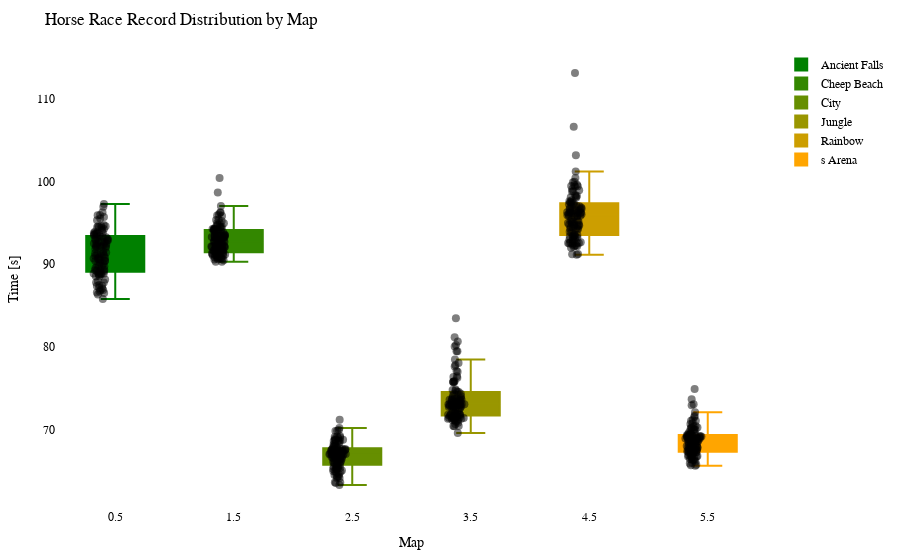

Source (notebook cell):
### Code cell
import plotly.graph_objects as go
import plotly.io as pio

df = getRecordsDataframe(minigame="Pferderennen")

# Calculate the offset for centering the data points
num_columns = len(df.columns)
offset = 0.5

# Create a Swarm plot using Plotly
fig = go.Figure()

cmap = LinearSegmentedColormap.from_list("green_orange", ["green", "orange"])
colors = [to_hex(cmap(i / (num_columns - 1))) for i in range(num_columns)]

for i, (column, color) in enumerate(zip(df.columns, colors)):
    x_values = [i + offset] * len(df[column])  # Adjust x-values with offset for horizontal centering
    fig.add_trace(go.Box(x=x_values,
                         y=df[column],
                         name=column,
                         boxpoints='all',
                         pointpos=-0.5,  # Adjust point position to prevent overlapping
                         marker=dict(color='rgba(0,0,0,0.5)', size=8),  # Adjust marker color and size
                         line=dict(color=color),
                         fillcolor=color,
                         hovertext=df_to_html.index,
                         hoverinfo='name+text+y',
                         showlegend=True))

fig.update_layout(title="Horse Race Record Distribution by Map",
                  xaxis=dict(title="Map"),
                  yaxis=dict(title="Time [s]"),
                  showlegend=True,
                  font=dict(family="Arial", size=12, color="black"),  # Customize font
                  plot_bgcolor="white",  # Set background color
                  margin=dict(l=50, r=50, t=50, b=50),  # Adjust margins for better layout
                  )

pio.show(fig)

pio.write_html(fig, "out/pferd_swarm_plot.html")

### Figure 1 — Plotly figure (JSON) as saved in the notebook; plotly's stock layout.template omitted (floating-point values rounded to 4 significant figures)
{"data": [{"boxpoints": "all", "fillcolor": "#008000", "hoverinfo": "name+text+y", "hovertext": ["20LeRe10", "2wc", "agowskyy", "Allooy", "Anni808", "Axollotel", "bawskey", "BusinessBent", "ByNetherdude", "byTobi", "cediiiiii_10", "Chander24", "Chrisi20101", "crocodile1870", "cxl1lo", "DarkCobweb", "deadfiight", "DerBaumIstDerWeg", "Dokkkkko", "Ex4cted", "Falke23_5", "Feinberg", "ffawks", "Fflopse", "ForceFox", "Freeeedom", "frutigall", "GamemasterNiki", "GeneralEnte06", "Gerrygames", "Gobo9", "GrafikKatze", "Grapfen", "Gummibearchen", "H1ghsay", "h4nnes", "Harold_Sensemann", "HeIsJustAPoorBoy", "HerrDante", "Jan2220", "JennieKim", "jimmi1410", "JOW23", "Joy_8oy", "juvona", "KakaMC", "Kanickelul", "Keenaai", "Kokochampi", "Kokochampo", "Kopfradio", "Krusti", "Kyuudo", "La_meleagro", "LeWi_100", "Lingex", "lizsyy", "LordAlexos", "loukrativ", "Lubottus", "Luis_XYZ", "M0orey_0", "marbrueck", "Martomias", "Mincheeen", "miridis41", "MrNulfred", "Mvsk_", "myshq", "Nexilus", "Ninivee", "officialryzon", "Oronor", "PedroZockt", "Picutar", "PixlNight", "PolizeiDreamy", "Radattel", "Radiokopf", "Raefinzs", "ReichesBrot", "Ritokii", "rXzEr_Justin", "Sackkerl", "SB387", "ScreamingBlatz", "Sebi1801", "Seemops_8", "Sey__", "Shiewk", "SiLoHB", "Snitcherella", "SpeckyCut", "StaudammAusHolz", "TheBreadHD", "TheFabo", "Tomiokey", "twitchparaskiill", "Txlentierter", "T_Niko_T", "Umgfoin", "WachtelWachtel", "WirdNichtGeladen", "Wissender", "xBaumeisterin", "xX_Dima_ggg_Xx6", "xX_Masha_ggg_Xx9", "yzvm", "_n3d", "_Waldi_"], "line": {"color": "#008000"}, "marker": {"color": "rgba(0,0,0,0.5)", "size": 8}, "name": "Ancient Falls", "pointpos": -0.5, "showlegend": true, "type": "box", "x": [0.5, 0.5, 0.5, 0.5, 0.5, 0.5, 0.5, 0.5, 0.5, 0.5, 0.5, 0.5, 0.5, 0.5, 0.5, 0.5, 0.5, 0.5, 0.5, 0.5, 0.5, 0.5, 0.5, 0.5, 0.5, 0.5, 0.5, 0.5, 0.5, 0.5, 0.5, 0.5, 0.5, 0.5, 0.5, 0.5, 0.5, 0.5, 0.5, 0.5, 0.5, 0.5, 0.5, 0.5, 0.5, 0.5, 0.5, 0.5, 0.5, 0.5, 0.5, 0.5, 0.5, 0.5, 0.5, 0.5, 0.5, 0.5, 0.5, 0.5, 0.5, 0.5, 0.5, 0.5, 0.5, 0.5, 0.5, 0.5, 0.5, 0.5, 0.5, 0.5, 0.5, 0.5, 0.5, 0.5, 0.5, 0.5, 0.5, 0.5, 0.5, 0.5, 0.5, 0.5, 0.5, 0.5, 0.5, 0.5, 0.5, 0.5, 0.5, 0.5, 0.5, 0.5, 0.5, 0.5, 0.5, 0.5, 0.5, 0.5, 0.5, 0.5, 0.5, 0.5, 0.5, 0.5, 0.5, 0.5, 0.5, 0.5], "y": [93.05, 94.24, 94.13, 92.35, 91.55, 92.5, 88.84, 94.47, 94.6, 93.69, 86.89, 93.78, 88.84, 89.21, 89.27, 92.11, 91.31, 90.75, 91.88, 87.98, 93.39, null, 86.34, 85.8, 95.9, 87.35, 88.8, 89.84, 87.16, 93.24, 86.57, 92.07, 90.09, 87.48, 90.82, 91.23, 94.41, 94.49, 88.84, 88.96, 93.79, 92.16, 92.16, 90.38, null, 91.01, null, 93.92, 95.7, 94.57, 93.29, 94.74, 89.34, 93.77, 88.55, 92.84, 86.52, 93.06, 96.92, 89.13, 88.55, 91.19, 92.65, 90.7, 89.76, null, 92.21, 96.29, 86.71, 91.4, 89.2, 91.3, 93.69, 87.41, 90.61, 89.83, 95.52, 93.5, 93.13, 91.06, 92.47, 95.31, 90.69, 92.24, 92.92, 92.49, null, 90.16, 87.78, 90.41, 94.57, 87.06, 95.94, 89.53, 92.75, 97.26, 90.56, 92.71, 90.39, 93.58, 88.15, 86.89, 92.89, 89.79, 88.72, 88.89, 92.0, 87.79, 88.88, 93.59]}, {"boxpoints": "all", "fillcolor": "#338700", "hoverinfo": "name+text+y", "hovertext": ["20LeRe10", "2wc", "agowskyy", "Allooy", "Anni808", "Axollotel", "bawskey", "BusinessBent", "ByNetherdude", "byTobi", "cediiiiii_10", "Chander24", "Chrisi20101", "crocodile1870", "cxl1lo", "DarkCobweb", "deadfiight", "DerBaumIstDerWeg", "Dokkkkko", "Ex4cted", "Falke23_5", "Feinberg", "ffawks", "Fflopse", "ForceFox", "Freeeedom", "frutigall", "GamemasterNiki", "GeneralEnte06", "Gerrygames", "Gobo9", "GrafikKatze", "Grapfen", "Gummibearchen", "H1ghsay", "h4nnes", "Harold_Sensemann", "HeIsJustAPoorBoy", "HerrDante", "Jan2220", "JennieKim", "jimmi1410", "JOW23", "Joy_8oy", "juvona", "KakaMC", "Kanickelul", "Keenaai", "Kokochampi", "Kokochampo", "Kopfradio", "Krusti", "Kyuudo", "La_meleagro", "LeWi_100", "Lingex", "lizsyy", "LordAlexos", "loukrativ", "Lubottus", "Luis_XYZ", "M0orey_0", "marbrueck", "Martomias", "Mincheeen", "miridis41", "MrNulfred", "Mvsk_", "myshq", "Nexilus", "Ninivee", "officialryzon", "Oronor", "PedroZockt", "Picutar", "PixlNight", "PolizeiDreamy", "Radattel", "Radiokopf", "Raefinzs", "ReichesBrot", "Ritokii", "rXzEr_Justin", "Sackkerl", "SB387", "ScreamingBlatz", "Sebi1801", "Seemops_8", "Sey__", "Shiewk", "SiLoHB", "Snitcherella", "SpeckyCut", "StaudammAusHolz", "TheBreadHD", "TheFabo", "Tomiokey", "twitchparaskiill", "Txlentierter", "T_Niko_T", "Umgfoin", "WachtelWachtel", "WirdNichtGeladen", "Wissender", "xBaumeisterin", "xX_Dima_ggg_Xx6", "xX_Masha_ggg_Xx9", "yzvm", "_n3d", "_Waldi_"], "line": {"color": "#338700"}, "marker": {"color": "rgba(0,0,0,0.5)", "size": 8}, "name": "Cheep Beach", "pointpos": -0.5, "showlegend": true, "type": "box", "x": [1.5, 1.5, 1.5, 1.5, 1.5, 1.5, 1.5, 1.5, 1.5, 1.5, 1.5, 1.5, 1.5, 1.5, 1.5, 1.5, 1.5, 1.5, 1.5, 1.5, 1.5, 1.5, 1.5, 1.5, 1.5, 1.5, 1.5, 1.5, 1.5, 1.5, 1.5, 1.5, 1.5, 1.5, 1.5, 1.5, 1.5, 1.5, 1.5, 1.5, 1.5, 1.5, 1.5, 1.5, 1.5, 1.5, 1.5, 1.5, 1.5, 1.5, 1.5, 1.5, 1.5, 1.5, 1.5, 1.5, 1.5, 1.5, 1.5, 1.5, 1.5, 1.5, 1.5, 1.5, 1.5, 1.5, 1.5, 1.5, 1.5, 1.5, 1.5, 1.5, 1.5, 1.5, 1.5, 1.5, 1.5, 1.5, 1.5, 1.5, 1.5, 1.5, 1.5, 1.5, 1.5, 1.5, 1.5, 1.5, 1.5, 1.5, 1.5, 1.5, 1.5, 1.5, 1.5, 1.5, 1.5, 1.5, 1.5, 1.5, 1.5, 1.5, 1.5, 1.5, 1.5, 1.5, 1.5, 1.5, 1.5, 1.5], "y": [94, 91.22, 92.15, 95.89, 93.21, 94.3, 91.66, 94.29, 94.93, 94.06, 90.31, 93.28, 91.45, 91.36, 91.34, 92.25, 94.15, 92.96, 94.5, 91.43, 92.4, 96.01, 91.44, 90.28, 94.31, 90.59, 91.2, 92.78, 90.56, 91.96, 90.78, 92.24, 91.81, 90.85, 94.24, 91.63, 92.71, 94.62, 90.73, 92.14, 93.07, 93.28, 91.0, 92.57, null, 91.3, 98.66, 93.19, 95.84, 97.03, 96.26, 94.17, 91.51, 92.09, 91.17, 100.4, 90.82, 94.96, 96.22, 92.2, 91.71, 93.18, 92.9, 92.0, 92.83, 93.84, 92.81, 94.23, 90.67, 93.47, 91.99, null, 95.39, 91.11, 91.99, 92.12, 93.45, 94.51, 95.35, 93.46, 93.56, 93.43, 93.45, 93.78, 91.62, 94.01, 93.13, 91.31, 90.69, 91.95, null, 91.47, 93.28, 92.49, 95.23, 94.76, 92.67, 93.57, 94.17, 94.99, 91.09, 90.49, 92.26, 92.32, 91.04, 92.11, 94.51, 91.26, 91.24, 93.37]}, {"boxpoints": "all", "fillcolor": "#668f00", "hoverinfo": "name+text+y", "hovertext": ["20LeRe10", "2wc", "agowskyy", "Allooy", "Anni808", "Axollotel", "bawskey", "BusinessBent", "ByNetherdude", "byTobi", "cediiiiii_10", "Chander24", "Chrisi20101", "crocodile1870", "cxl1lo", "DarkCobweb", "deadfiight", "DerBaumIstDerWeg", "Dokkkkko", "Ex4cted", "Falke23_5", "Feinberg", "ffawks", "Fflopse", "ForceFox", "Freeeedom", "frutigall", "GamemasterNiki", "GeneralEnte06", "Gerrygames", "Gobo9", "GrafikKatze", "Grapfen", "Gummibearchen", "H1ghsay", "h4nnes", "Harold_Sensemann", "HeIsJustAPoorBoy", "HerrDante", "Jan2220", "JennieKim", "jimmi1410", "JOW23", "Joy_8oy", "juvona", "KakaMC", "Kanickelul", "Keenaai", "Kokochampi", "Kokochampo", "Kopfradio", "Krusti", "Kyuudo", "La_meleagro", "LeWi_100", "Lingex", "lizsyy", "LordAlexos", "loukrativ", "Lubottus", "Luis_XYZ", "M0orey_0", "marbrueck", "Martomias", "Mincheeen", "miridis41", "MrNulfred", "Mvsk_", "myshq", "Nexilus", "Ninivee", "officialryzon", "Oronor", "PedroZockt", "Picutar", "PixlNight", "PolizeiDreamy", "Radattel", "Radiokopf", "Raefinzs", "ReichesBrot", "Ritokii", "rXzEr_Justin", "Sackkerl", "SB387", "ScreamingBlatz", "Sebi1801", "Seemops_8", "Sey__", "Shiewk", "SiLoHB", "Snitcherella", "SpeckyCut", "StaudammAusHolz", "TheBreadHD", "TheFabo", "Tomiokey", "twitchparaskiill", "Txlentierter", "T_Niko_T", "Umgfoin", "WachtelWachtel", "WirdNichtGeladen", "Wissender", "xBaumeisterin", "xX_Dima_ggg_Xx6", "xX_Masha_ggg_Xx9", "yzvm", "_n3d", "_Waldi_"], "line": {"color": "#668f00"}, "marker": {"color": "rgba(0,0,0,0.5)", "size": 8}, "name": "City", "pointpos": -0.5, "showlegend": true, "type": "box", "x": [2.5, 2.5, 2.5, 2.5, 2.5, 2.5, 2.5, 2.5, 2.5, 2.5, 2.5, 2.5, 2.5, 2.5, 2.5, 2.5, 2.5, 2.5, 2.5, 2.5, 2.5, 2.5, 2.5, 2.5, 2.5, 2.5, 2.5, 2.5, 2.5, 2.5, 2.5, 2.5, 2.5, 2.5, 2.5, 2.5, 2.5, 2.5, 2.5, 2.5, 2.5, 2.5, 2.5, 2.5, 2.5, 2.5, 2.5, 2.5, 2.5, 2.5, 2.5, 2.5, 2.5, 2.5, 2.5, 2.5, 2.5, 2.5, 2.5, 2.5, 2.5, 2.5, 2.5, 2.5, 2.5, 2.5, 2.5, 2.5, 2.5, 2.5, 2.5, 2.5, 2.5, 2.5, 2.5, 2.5, 2.5, 2.5, 2.5, 2.5, 2.5, 2.5, 2.5, 2.5, 2.5, 2.5, 2.5, 2.5, 2.5, 2.5, 2.5, 2.5, 2.5, 2.5, 2.5, 2.5, 2.5, 2.5, 2.5, 2.5, 2.5, 2.5, 2.5, 2.5, 2.5, 2.5, 2.5, 2.5, 2.5, 2.5], "y": [67.46, 67.09, 69.12, 67.01, 66.19, 68.41, 65.8, 67.88, 71.21, 68.03, 63.66, 69.07, 64.92, 65.52, 65.37, 66.95, 68.0, 67.51, 67.65, 65.29, 66.71, 69.0, 63.58, 63.32, 66.48, 65.46, 66.26, 67.04, 64.64, 66.84, 64.39, 65.57, 66.71, 65.07, 67.42, 65.7, 68.11, 67.77, 64.17, 67.29, 67.49, 68.67, 65.97, 66.68, null, 65.2, 66.45, 67.56, 69.2, 68.69, 68.78, 66.35, 65.36, 67.16, 65.48, 69.24, 64.17, 66.05, null, 64.99, 67.52, 68.36, 67.62, 66.68, 66.22, 67.7, 67.29, 68.76, 64.48, 67.76, 66.94, null, 67.35, 64.83, 68.21, 67.1, 66.94, 68.65, 68.81, 66.89, 66.89, 67.61, 67.17, 66.97, 67.19, 66.15, 67.39, 65.91, 64.53, 66.61, null, 66.39, 68.68, 67.46, 69.99, 69.89, 67.18, 67.1, null, 70.23, 65.25, 64.31, 67.77, 66.52, 67.67, 67.07, 68.91, 63.62, 65.0, 69.86]}, {"boxpoints": "all", "fillcolor": "#999600", "hoverinfo": "name+text+y", "hovertext": ["20LeRe10", "2wc", "agowskyy", "Allooy", "Anni808", "Axollotel", "bawskey", "BusinessBent", "ByNetherdude", "byTobi", "cediiiiii_10", "Chander24", "Chrisi20101", "crocodile1870", "cxl1lo", "DarkCobweb", "deadfiight", "DerBaumIstDerWeg", "Dokkkkko", "Ex4cted", "Falke23_5", "Feinberg", "ffawks", "Fflopse", "ForceFox", "Freeeedom", "frutigall", "GamemasterNiki", "GeneralEnte06", "Gerrygames", "Gobo9", "GrafikKatze", "Grapfen", "Gummibearchen", "H1ghsay", "h4nnes", "Harold_Sensemann", "HeIsJustAPoorBoy", "HerrDante", "Jan2220", "JennieKim", "jimmi1410", "JOW23", "Joy_8oy", "juvona", "KakaMC", "Kanickelul", "Keenaai", "Kokochampi", "Kokochampo", "Kopfradio", "Krusti", "Kyuudo", "La_meleagro", "LeWi_100", "Lingex", "lizsyy", "LordAlexos", "loukrativ", "Lubottus", "Luis_XYZ", "M0orey_0", "marbrueck", "Martomias", "Mincheeen", "miridis41", "MrNulfred", "Mvsk_", "myshq", "Nexilus", "Ninivee", "officialryzon", "Oronor", "PedroZockt", "Picutar", "PixlNight", "PolizeiDreamy", "Radattel", "Radiokopf", "Raefinzs", "ReichesBrot", "Ritokii", "rXzEr_Justin", "Sackkerl", "SB387", "ScreamingBlatz", "Sebi1801", "Seemops_8", "Sey__", "Shiewk", "SiLoHB", "Snitcherella", "SpeckyCut", "StaudammAusHolz", "TheBreadHD", "TheFabo", "Tomiokey", "twitchparaskiill", "Txlentierter", "T_Niko_T", "Umgfoin", "WachtelWachtel", "WirdNichtGeladen", "Wissender", "xBaumeisterin", "xX_Dima_ggg_Xx6", "xX_Masha_ggg_Xx9", "yzvm", "_n3d", "_Waldi_"], "line": {"color": "#999600"}, "marker": {"color": "rgba(0,0,0,0.5)", "size": 8}, "name": "Jungle", "pointpos": -0.5, "showlegend": true, "type": "box", "x": [3.5, 3.5, 3.5, 3.5, 3.5, 3.5, 3.5, 3.5, 3.5, 3.5, 3.5, 3.5, 3.5, 3.5, 3.5, 3.5, 3.5, 3.5, 3.5, 3.5, 3.5, 3.5, 3.5, 3.5, 3.5, 3.5, 3.5, 3.5, 3.5, 3.5, 3.5, 3.5, 3.5, 3.5, 3.5, 3.5, 3.5, 3.5, 3.5, 3.5, 3.5, 3.5, 3.5, 3.5, 3.5, 3.5, 3.5, 3.5, 3.5, 3.5, 3.5, 3.5, 3.5, 3.5, 3.5, 3.5, 3.5, 3.5, 3.5, 3.5, 3.5, 3.5, 3.5, 3.5, 3.5, 3.5, 3.5, 3.5, 3.5, 3.5, 3.5, 3.5, 3.5, 3.5, 3.5, 3.5, 3.5, 3.5, 3.5, 3.5, 3.5, 3.5, 3.5, 3.5, 3.5, 3.5, 3.5, 3.5, 3.5, 3.5, 3.5, 3.5, 3.5, 3.5, 3.5, 3.5, 3.5, 3.5, 3.5, 3.5, 3.5, 3.5, 3.5, 3.5, 3.5, 3.5, 3.5, 3.5, 3.5, 3.5], "y": [73.64, 80.23, 79.48, 77.82, 72.67, 77.02, 75.75, null, 75.78, 73.7, 70.47, 74.11, 71.91, 71.41, 71.7, 73.52, 73.04, 72.73, 72.96, 71.81, 74.86, 76.37, 71.15, 69.62, 73.14, 71.1, 73.03, 71.99, 70.97, 73.78, 71.34, 71.44, 71.78, 71.27, 73.23, 71.43, 75.89, 76.3, 71.34, 72.9, 72.54, 73.39, 71.87, 74.35, 78.5, 71.45, null, 72.99, 74.59, null, 74.57, 73.59, 73.23, 73.61, 70.45, 74.35, 70.85, 77.64, null, 71.6, 72.38, 73.1, 72.9, 72.77, 72.34, 80.67, 72.6, 73.65, 70.44, 79.5, 72.58, 73.04, 75.81, 70.69, 73.49, 72.76, 73.62, 77.1, 73.82, 73.09, 76.46, 83.47, 73.09, 73.39, 74.81, 74.04, null, 71.79, 71.81, 71.55, null, 71.55, 78.07, 71.65, 74.75, null, 73.83, 81.18, null, 80.05, 71.88, 71.19, 72.72, 71.63, 71.72, 71.87, 72.87, 71.44, 71.25, 75.8]}, {"boxpoints": "all", "fillcolor": "#cc9e00", "hoverinfo": "name+text+y", "hovertext": ["20LeRe10", "2wc", "agowskyy", "Allooy", "Anni808", "Axollotel", "bawskey", "BusinessBent", "ByNetherdude", "byTobi", "cediiiiii_10", "Chander24", "Chrisi20101", "crocodile1870", "cxl1lo", "DarkCobweb", "deadfiight", "DerBaumIstDerWeg", "Dokkkkko", "Ex4cted", "Falke23_5", "Feinberg", "ffawks", "Fflopse", "ForceFox", "Freeeedom", "frutigall", "GamemasterNiki", "GeneralEnte06", "Gerrygames", "Gobo9", "GrafikKatze", "Grapfen", "Gummibearchen", "H1ghsay", "h4nnes", "Harold_Sensemann", "HeIsJustAPoorBoy", "HerrDante", "Jan2220", "JennieKim", "jimmi1410", "JOW23", "Joy_8oy", "juvona", "KakaMC", "Kanickelul", "Keenaai", "Kokochampi", "Kokochampo", "Kopfradio", "Krusti", "Kyuudo", "La_meleagro", "LeWi_100", "Lingex", "lizsyy", "LordAlexos", "loukrativ", "Lubottus", "Luis_XYZ", "M0orey_0", "marbrueck", "Martomias", "Mincheeen", "miridis41", "MrNulfred", "Mvsk_", "myshq", "Nexilus", "Ninivee", "officialryzon", "Oronor", "PedroZockt", "Picutar", "PixlNight", "PolizeiDreamy", "Radattel", "Radiokopf", "Raefinzs", "ReichesBrot", "Ritokii", "rXzEr_Justin", "Sackkerl", "SB387", "ScreamingBlatz", "Sebi1801", "Seemops_8", "Sey__", "Shiewk", "SiLoHB", "Snitcherella", "SpeckyCut", "StaudammAusHolz", "TheBreadHD", "TheFabo", "Tomiokey", "twitchparaskiill", "Txlentierter", "T_Niko_T", "Umgfoin", "WachtelWachtel", "WirdNichtGeladen", "Wissender", "xBaumeisterin", "xX_Dima_ggg_Xx6", "xX_Masha_ggg_Xx9", "yzvm", "_n3d", "_Waldi_"], "line": {"color": "#cc9e00"}, "marker": {"color": "rgba(0,0,0,0.5)", "size": 8}, "name": "Rainbow", "pointpos": -0.5, "showlegend": true, "type": "box", "x": [4.5, 4.5, 4.5, 4.5, 4.5, 4.5, 4.5, 4.5, 4.5, 4.5, 4.5, 4.5, 4.5, 4.5, 4.5, 4.5, 4.5, 4.5, 4.5, 4.5, 4.5, 4.5, 4.5, 4.5, 4.5, 4.5, 4.5, 4.5, 4.5, 4.5, 4.5, 4.5, 4.5, 4.5, 4.5, 4.5, 4.5, 4.5, 4.5, 4.5, 4.5, 4.5, 4.5, 4.5, 4.5, 4.5, 4.5, 4.5, 4.5, 4.5, 4.5, 4.5, 4.5, 4.5, 4.5, 4.5, 4.5, 4.5, 4.5, 4.5, 4.5, 4.5, 4.5, 4.5, 4.5, 4.5, 4.5, 4.5, 4.5, 4.5, 4.5, 4.5, 4.5, 4.5, 4.5, 4.5, 4.5, 4.5, 4.5, 4.5, 4.5, 4.5, 4.5, 4.5, 4.5, 4.5, 4.5, 4.5, 4.5, 4.5, 4.5, 4.5, 4.5, 4.5, 4.5, 4.5, 4.5, 4.5, 4.5, 4.5, 4.5, 4.5, 4.5, 4.5, 4.5, 4.5, 4.5, 4.5, 4.5, 4.5], "y": [99.91, 92.65, 98.92, 99.94, 95.79, 95.75, 97.17, 98.33, 99.41, 94.79, 91.15, 99.39, 93.92, 92.89, 95.38, 94.8, 96.25, 94.24, 96.36, 92.97, 95.92, 96.25, 92.37, 91.24, 93.53, 92.21, 94.87, 94.84, 93.84, 95.22, 91.19, 92.56, 93.32, 93.03, 97.51, 93.34, 96.19, 97.01, 92.29, 95.17, 96.84, 96.11, 92.56, 97.39, 113.1, 93.19, null, 96.8, 99.54, 97.61, 98.25, 96.64, 96.03, 96.04, 92.1, 103.2, 92.17, 101.2, null, 94.57, 96.48, 96.23, 96.16, 95.29, 96.46, 95.87, 94.67, 97.05, 92.63, 98.17, 96.62, null, 97.45, 91.98, 96.17, 93.0, 96.28, 99.06, 98.77, 97.25, 94.31, 96.72, 96.54, 95.82, 95.19, 96.92, 97.72, 94.46, 93.57, 93.34, 106.6, 92.56, 98.8, 94.43, 99.59, 98.07, 98.08, 95.88, 92.5, 99.45, 94.99, 92.57, 95.09, 94.31, 94.19, 94.68, 100.4, 93.47, 93.46, 97.44]}, {"boxpoints": "all", "fillcolor": "#ffa500", "hoverinfo": "name+text+y", "hovertext": ["20LeRe10", "2wc", "agowskyy", "Allooy", "Anni808", "Axollotel", "bawskey", "BusinessBent", "ByNetherdude", "byTobi", "cediiiiii_10", "Chander24", "Chrisi20101", "crocodile1870", "cxl1lo", "DarkCobweb", "deadfiight", "DerBaumIstDerWeg", "Dokkkkko", "Ex4cted", "Falke23_5", "Feinberg", "ffawks", "Fflopse", "ForceFox", "Freeeedom", "frutigall", "GamemasterNiki", "GeneralEnte06", "Gerrygames", "Gobo9", "GrafikKatze", "Grapfen", "Gummibearchen", "H1ghsay", "h4nnes", "Harold_Sensemann", "HeIsJustAPoorBoy", "HerrDante", "Jan2220", "JennieKim", "jimmi1410", "JOW23", "Joy_8oy", "juvona", "KakaMC", "Kanickelul", "Keenaai", "Kokochampi", "Kokochampo", "Kopfradio", "Krusti", "Kyuudo", "La_meleagro", "LeWi_100", "Lingex", "lizsyy", "LordAlexos", "loukrativ", "Lubottus", "Luis_XYZ", "M0orey_0", "marbrueck", "Martomias", "Mincheeen", "miridis41", "MrNulfred", "Mvsk_", "myshq", "Nexilus", "Ninivee", "officialryzon", "Oronor", "PedroZockt", "Picutar", "PixlNight", "PolizeiDreamy", "Radattel", "Radiokopf", "Raefinzs", "ReichesBrot", "Ritokii", "rXzEr_Justin", "Sackkerl", "SB387", "ScreamingBlatz", "Sebi1801", "Seemops_8", "Sey__", "Shiewk", "SiLoHB", "Snitcherella", "SpeckyCut", "StaudammAusHolz", "TheBreadHD", "TheFabo", "Tomiokey", "twitchparaskiill", "Txlentierter", "T_Niko_T", "Umgfoin", "WachtelWachtel", "WirdNichtGeladen", "Wissender", "xBaumeisterin", "xX_Dima_ggg_Xx6", "xX_Masha_ggg_Xx9", "yzvm", "_n3d", "_Waldi_"], "line": {"color": "#ffa500"}, "marker": {"color": "rgba(0,0,0,0.5)", "size": 8}, "name": "s Arena", "pointpos": -0.5, "showlegend": true, "type": "box", "x": [5.5, 5.5, 5.5, 5.5, 5.5, 5.5, 5.5, 5.5, 5.5, 5.5, 5.5, 5.5, 5.5, 5.5, 5.5, 5.5, 5.5, 5.5, 5.5, 5.5, 5.5, 5.5, 5.5, 5.5, 5.5, 5.5, 5.5, 5.5, 5.5, 5.5, 5.5, 5.5, 5.5, 5.5, 5.5, 5.5, 5.5, 5.5, 5.5, 5.5, 5.5, 5.5, 5.5, 5.5, 5.5, 5.5, 5.5, 5.5, 5.5, 5.5, 5.5, 5.5, 5.5, 5.5, 5.5, 5.5, 5.5, 5.5, 5.5, 5.5, 5.5, 5.5, 5.5, 5.5, 5.5, 5.5, 5.5, 5.5, 5.5, 5.5, 5.5, 5.5, 5.5, 5.5, 5.5, 5.5, 5.5, 5.5, 5.5, 5.5, 5.5, 5.5, 5.5, 5.5, 5.5, 5.5, 5.5, 5.5, 5.5, 5.5, 5.5, 5.5, 5.5, 5.5, 5.5, 5.5, 5.5, 5.5, 5.5, 5.5, 5.5, 5.5, 5.5, 5.5, 5.5, 5.5, 5.5, 5.5, 5.5, 5.5], "y": [70.22, 68.03, 69.18, 71.21, 68.9, 69.14, 68.82, 69.2, 70.39, 69.33, 65.72, 68.11, 67.84, 67.6, 67.31, 66.84, 69.07, 69.54, 68.36, 66.56, 67.78, 72.97, 66.03, 65.94, 71.09, 66.82, 68.57, 68.64, 66.36, 67.25, 65.67, 67.56, 67.41, 66.9, 69.21, 67.28, 68.14, 68.84, 66.78, 69.03, 68.39, 68.92, 67.27, 68.82, 73.09, 67.65, 73.68, 68.12, 70.0, 69.61, 70.78, 67.85, 67.86, 67.17, 68.91, null, 66.42, 71.7, 74.93, 66.76, 67.28, 69.23, 69.22, 67.73, 67.36, 69.24, 69.57, 68.61, 66.16, 70.28, 68.95, 70.31, 69.98, 65.77, 67.75, 68.98, 68.86, 70.1, 70.17, 69.41, 69.37, 68.66, 69.21, 69.41, 67.96, 68.19, 68.39, 66.47, 68.08, 67.25, 72.12, 67.49, 70.45, 69.01, 71.55, 71.08, 67.65, 69.34, 67.29, 70.71, 66.97, 66.35, 67.97, 67.41, 68.21, 68.84, 69.75, 66.69, 66.93, 69.02]}], "layout": {"font": {"color": "black", "family": "Arial", "size": 12}, "margin": {"b": 50, "l": 50, "r": 50, "t": 50}, "plot_bgcolor": "white", "showlegend": true, "title": {"text": "Horse Race Record Distribution by Map"}, "xaxis": {"title": {"text": "Map"}}, "yaxis": {"title": {"text": "Time [s]"}}}}
